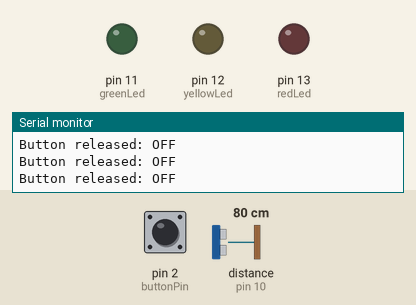
A sketch run on a simulated Arduino Uno, built with avr-gcc and run on an emulated ATmega328P. Parts: output pins drawn as LEDs (lit = HIGH), the last lines printed to the serial monitor. The inputs (shaded band) are chosen by the test bench; at power-on: pin 2 (buttonPin) HIGH, distance to the obstacle (sensor on pin 10) 80 cm. The echo pulse lasts 58.3 µs per cm; pins used as bus, display or sensor lines are not drawn.

Above: at 1.2 s.
1.3 s: pin 2 (buttonPin) pulled LOW for 0.25 s
At 1.5 s:
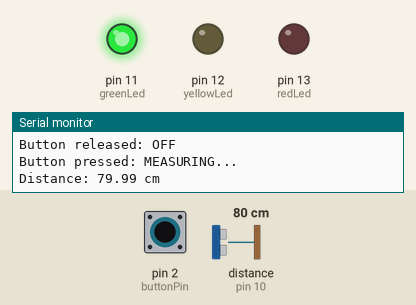
3.1 s: pin 2 (buttonPin) pulled LOW for 3.2 s
At 6.9 s:
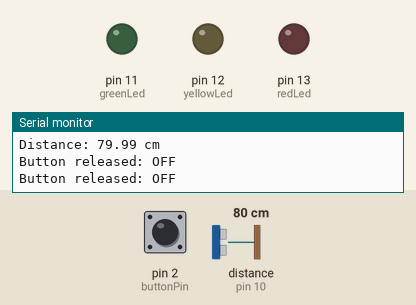
Timing chart, 0 to 8.4 s (numbered marks = the images above; inputs shaded):
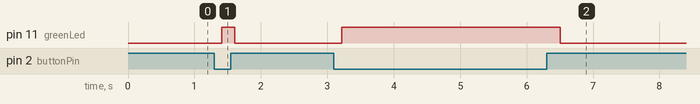

The sketch:

sketch_baseline.ino
```cpp
const int trigPin = 9;
const int echoPin = 10;
const int buttonPin = 2;

const int redLed = 13;
const int yellowLed = 12;
const int greenLed = 11;

void setup() {
  pinMode(trigPin, OUTPUT);
  pinMode(echoPin, INPUT);
  pinMode(buttonPin, INPUT_PULLUP);

  pinMode(redLed, OUTPUT);
  pinMode(yellowLed, OUTPUT);
  pinMode(greenLed, OUTPUT);

  Serial.begin(9600);
}

void loop() {
  int buttonState = digitalRead(buttonPin);

  if (buttonState == HIGH) {
    digitalWrite(redLed, LOW);
    digitalWrite(yellowLed, LOW);
    digitalWrite(greenLed, LOW);
    Serial.println("Button released: OFF");
    delay(200);
    return;
  }

  Serial.println("Button pressed: MEASURING...");

  digitalWrite(trigPin, LOW);
  delayMicroseconds(2);
  digitalWrite(trigPin, HIGH);
  delayMicroseconds(10);
  digitalWrite(trigPin, LOW);

  long duration = pulseIn(echoPin, HIGH);
  float distance = duration * 0.0343 / 2;

  Serial.print("Distance: ");
  Serial.print(distance);
  Serial.println(" cm");

  if (duration == 0) {
    digitalWrite(redLed, LOW);
    digitalWrite(yellowLed, LOW);
    digitalWrite(greenLed, LOW);
  } else if (distance < 20) {
    digitalWrite(redLed, LOW);
    digitalWrite(redLed, HIGH);
    digitalWrite(yellowLed, LOW);
    digitalWrite(greenLed, LOW);
  } else if (distance >= 20 && distance <= 50) {
    digitalWrite(redLed, LOW);
    digitalWrite(yellowLed, HIGH);
    digitalWrite(greenLed, LOW);
  } else {
    digitalWrite(redLed, LOW);
    digitalWrite(yellowLed, LOW);
    digitalWrite(greenLed, HIGH);
  }

  delay(200);
}
```

Measured:
- after the input at 1.3 s, pin 11 (greenLed): LOW → HIGH after 0.11 s, → LOW 0.20 s later
- after the input at 3.1 s, pin 11 (greenLed): LOW → HIGH after 0.12 s, → LOW 3.3 s later
